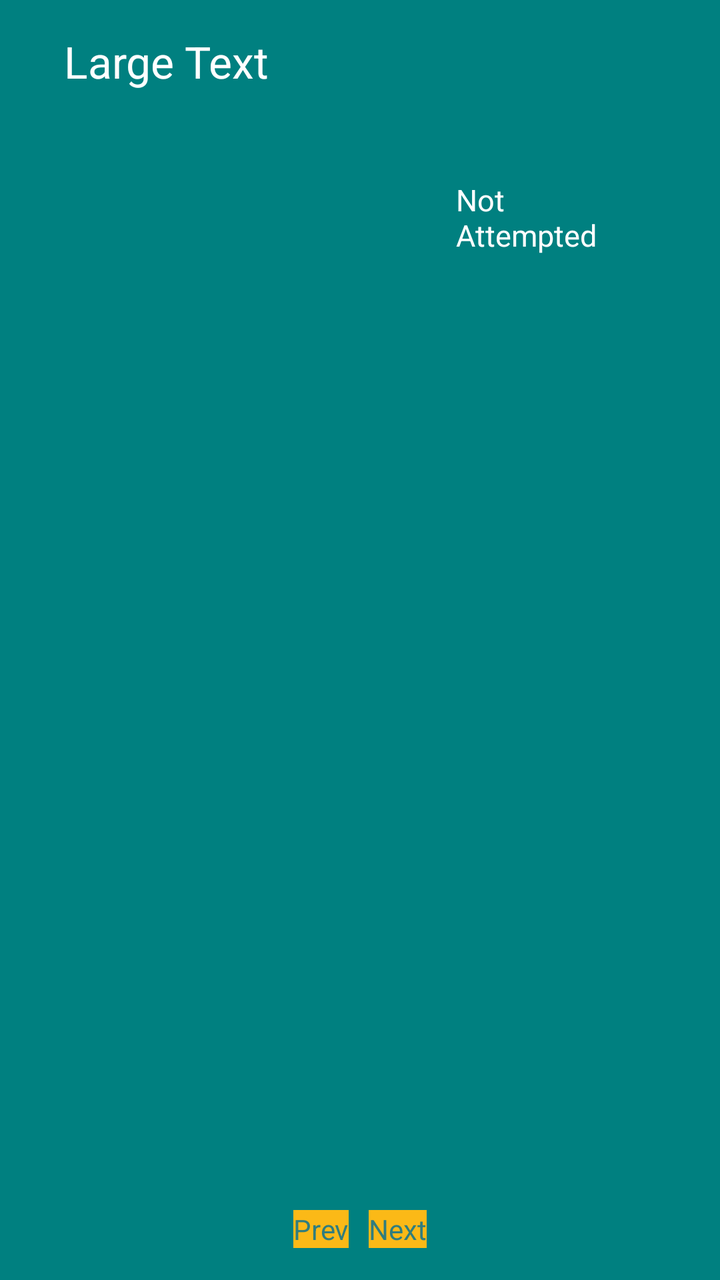
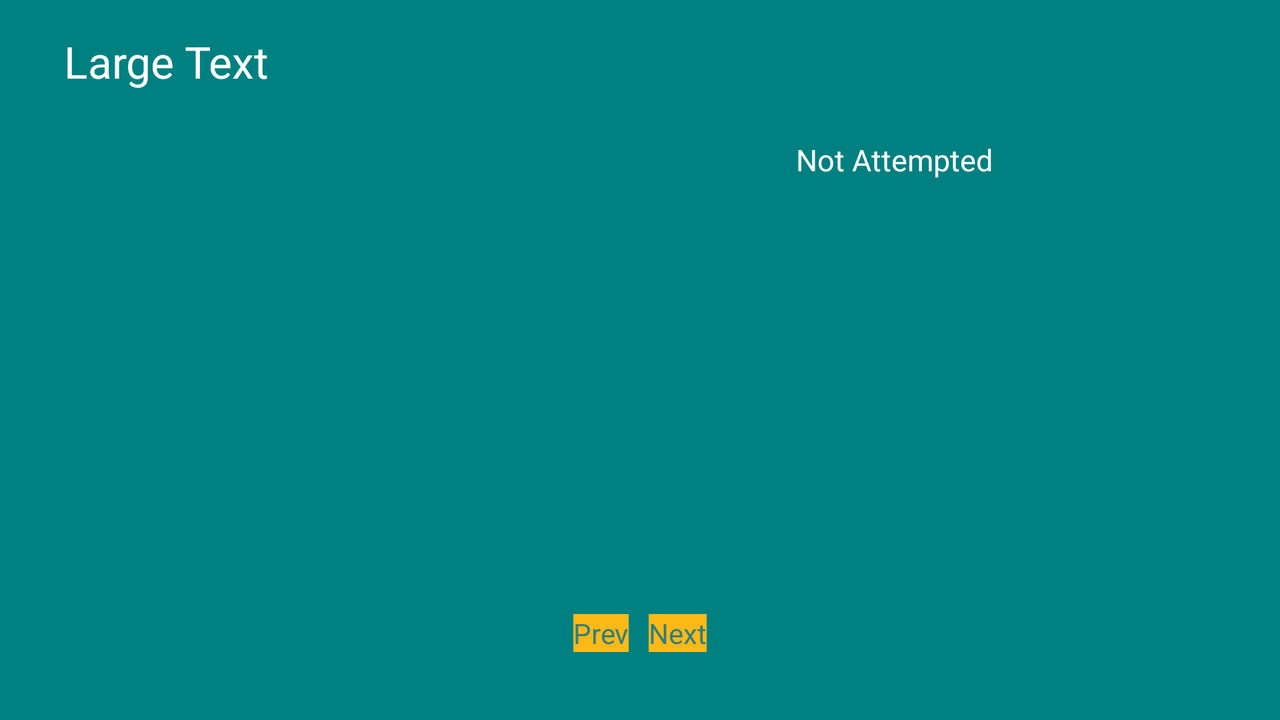

First picture: res/layout/ on a phone held upright. Second picture: the repository's own variant of that layout, on a device whose configuration matches the variant's folder. Source for both follows.
<!-- AndroidManifest.xml: application theme AppTheme -->
<!-- res/layout/review_attempt.xml -->
<RelativeLayout xmlns:android="http://schemas.android.com/apk/res/android"
    xmlns:tools="http://schemas.android.com/tools"
    android:layout_width="match_parent"
    android:layout_height="match_parent"
    android:paddingBottom="@dimen/activity_vertical_margin"
    android:paddingLeft="@dimen/activity_horizontal_margin"
    android:paddingRight="@dimen/activity_horizontal_margin"
    android:paddingTop="@dimen/activity_vertical_margin"
    android:background="@color/babyblue"
    tools:context=".AttemptQuiz" >

    <ScrollView
        android:layout_width="match_parent"
    	android:layout_height="wrap_content">
    	
    	<LinearLayout
    	    android:layout_width="match_parent"
    		android:layout_height="wrap_content"
    		android:paddingLeft="@dimen/activity_horizontal_margin"
    		android:paddingRight="@dimen/activity_horizontal_margin"
    		android:orientation="vertical">
    
    		<TextView
        		android:id="@+id/QuizName"
        		android:layout_width="wrap_content"
        		android:layout_height="wrap_content"
        		android:text="Large Text"
        		android:textColor="@color/white"
        		android:textAppearance="?android:attr/textAppearanceLarge" />
    
    			<LinearLayout
        			android:layout_width="fill_parent"
        			android:layout_height="wrap_content"
        			android:orientation="vertical"
        			android:paddingLeft="@dimen/activity_horizontal_margin"
        			android:paddingRight="@dimen/activity_horizontal_margin" >
    	
        			<TextView
        				android:id="@+id/question"
        				android:layout_width="wrap_content"
        				android:layout_height="wrap_content"
        				android:textColor="@color/white"
        				android:paddingTop="10dp"
        				android:paddingBottom="10dp"
        				android:textAppearance="?android:attr/textAppearanceMedium" />
        
    			</LinearLayout>

   				<LinearLayout
   	    			android:layout_width="fill_parent"
        			android:layout_height="wrap_content"
        			android:orientation="vertical"
        			android:paddingLeft="@dimen/activity_horizontal_margin"
        			android:paddingRight="@dimen/activity_horizontal_margin" >
        			
   					<TextView
        				android:id="@+id/checkAnswerStatus"
        				android:layout_width="wrap_content"
        				android:layout_height="wrap_content"
        				android:layout_marginLeft="180dp"
        				android:text="Not Attempted"
        				android:textColor="@color/white"
        				android:textSize="15sp" />		    
   	    
   	    			<RadioGroup
        				android:id="@+id/optionsRadioGroup"
        				android:layout_width="wrap_content"
        				android:layout_height="wrap_content"
        				android:paddingTop="10dp"
        				android:paddingBottom="10dp" >

           			</RadioGroup>
   	    
   			</LinearLayout>
   	
   		</LinearLayout>
   		
   	</ScrollView>
    
    <LinearLayout 
   	    		android:layout_width="fill_parent"
        		android:layout_height="wrap_content"
        		android:orientation="horizontal"
        		android:layout_alignParentBottom="true"
        		android:gravity="center"
        		android:paddingLeft="@dimen/activity_horizontal_margin"
        		android:paddingRight="@dimen/activity_horizontal_margin" >

   				<Button
   		    		android:id="@+id/previous"
   		    		android:layout_width="wrap_content"
   		    		android:layout_height="wrap_content"
   		    		android:layout_marginLeft="50dp"
   		    		android:layout_marginRight="5dp"
   		    		android:textColor="@color/darkgrey"
   		    		android:background="@color/light_grey"
   		    		android:focusableInTouchMode="true"
   		    		android:text="Prev" />

   				<Button
   		    		android:id="@+id/next"
   		    		android:layout_width="wrap_content"
   		    		android:layout_height="wrap_content"
   		    		android:layout_marginRight="50dp"
   		    		android:layout_marginLeft="5dp"
   		    		android:focusableInTouchMode="true"
   		    		android:textColor="@color/darkgrey"
   		    		android:background="@color/light_grey"
   		    		android:text="Next" />
   	    
   			</LinearLayout>	
    
</RelativeLayout>
<!-- resources referenced by this layout -->
<resources>
  <color name="babyblue">#008080</color>
  <color name="darkgrey">#307D7E</color>
  <color name="light_grey">#FBB917</color>
  <color name="white">#FFFFFF</color>
  <dimen name="activity_horizontal_margin">16dp</dimen>
  <dimen name="activity_vertical_margin">16dp</dimen>
  <style name="AppTheme" parent="AppBaseTheme">
          
      </style>
  <style name="AppBaseTheme" parent="android:Theme.Light">
          
      </style>
</resources>
<!-- res/layout-land/review_attempt.xml (the repository's variant of the layout above) -->
<!-- drawn on the phone turned sideways -->
<LinearLayout xmlns:android="http://schemas.android.com/apk/res/android"
    xmlns:tools="http://schemas.android.com/tools"
    android:layout_width="match_parent"
    android:layout_height="match_parent"
    android:paddingBottom="3dp"
    android:paddingLeft="@dimen/activity_horizontal_margin"
    android:paddingRight="@dimen/activity_horizontal_margin"
    android:paddingTop="@dimen/activity_vertical_margin"
    android:background="@color/babyblue"
    android:orientation="vertical"
    tools:context=".AttemptQuiz" >

    
    <ScrollView
        android:layout_width="match_parent"
    	android:layout_height="wrap_content"
    	android:layout_weight="3">
    	
    	<LinearLayout
    	    android:layout_width="match_parent"
    		android:layout_height="wrap_content"
    		android:paddingLeft="@dimen/activity_horizontal_margin"
    		android:paddingRight="@dimen/activity_horizontal_margin"
    		android:orientation="vertical">
    
    		<TextView
        		android:id="@+id/QuizName"
        		android:layout_width="wrap_content"
        		android:layout_height="wrap_content"
        		android:text="Large Text"
        		android:textColor="@color/white"
        		android:textAppearance="?android:attr/textAppearanceLarge" />
    
    			<LinearLayout
        			android:layout_width="fill_parent"
        			android:layout_height="wrap_content"
        			android:orientation="vertical"
        			android:paddingLeft="@dimen/activity_horizontal_margin"
        			android:paddingRight="@dimen/activity_horizontal_margin" >
    	
        			<TextView
        				android:id="@+id/question"
        				android:layout_width="wrap_content"
        				android:layout_height="wrap_content"
        				android:textColor="@color/white"
        				android:textAppearance="?android:attr/textAppearanceMedium" />
        
    			</LinearLayout>

   				<LinearLayout
   	    			android:layout_width="fill_parent"
        			android:layout_height="wrap_content"
        			android:orientation="vertical"
        			android:paddingLeft="@dimen/activity_horizontal_margin"
        			android:paddingRight="@dimen/activity_horizontal_margin" >
        			
   					<TextView
        				android:id="@+id/checkAnswerStatus"
        				android:layout_width="wrap_content"
        				android:layout_height="wrap_content"
        				android:layout_marginLeft="350dp"
        				android:text="Not Attempted"
        				android:textColor="@color/white"
        				android:textSize="15sp" />		    
   	    
   	    			<RadioGroup
        				android:id="@+id/optionsRadioGroup"
        				android:layout_width="wrap_content"
        				android:layout_height="wrap_content" >

           			</RadioGroup>
   	    
   			</LinearLayout>
   	
   		</LinearLayout>
   		
   	</ScrollView>
    
    <LinearLayout 
   	    		android:layout_width="fill_parent"
        		android:layout_height="wrap_content"
        		android:orientation="horizontal"
        		android:layout_alignParentBottom="true"
        		android:gravity="center"
        		android:clipToPadding="true"
        		android:layout_weight="1"
        		android:paddingLeft="@dimen/activity_horizontal_margin"
        		android:paddingRight="@dimen/activity_horizontal_margin" >

   				<Button
   		    		android:id="@+id/previous"
   		    		android:layout_width="wrap_content"
   		    		android:layout_height="wrap_content"
   		    		android:layout_marginLeft="50dp"
   		    		android:layout_marginRight="5dp"
   		    		android:textColor="@color/darkgrey"
   		    		android:background="@color/light_grey"
   		    		android:text="Prev" />

   				<Button
   		    		android:id="@+id/next"
   		    		android:layout_width="wrap_content"
   		    		android:layout_height="wrap_content"
   		    		android:layout_marginRight="50dp"
   		    		android:layout_marginLeft="5dp"
   		    		android:textColor="@color/darkgrey"
   		    		android:background="@color/light_grey"
   		    		android:text="Next" />
   	    
   			</LinearLayout>	
    
</LinearLayout>
